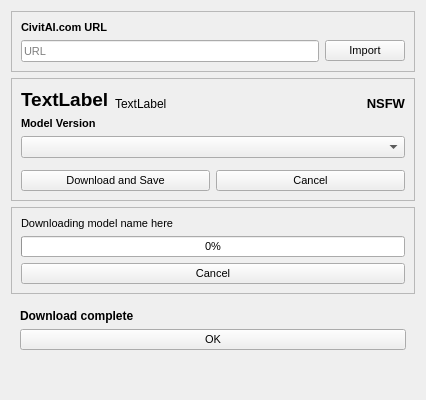
<?xml version="1.0" encoding="UTF-8"?>
<ui version="4.0">
 <class>import_model_widget</class>
 <widget class="QWidget" name="import_model_widget">
  <property name="geometry">
   <rect>
    <x>0</x>
    <y>0</y>
    <width>426</width>
    <height>400</height>
   </rect>
  </property>
  <property name="windowTitle">
   <string>Form</string>
  </property>
  <layout class="QGridLayout" name="gridLayout_4">
   <item row="3" column="0">
    <widget class="QFrame" name="import_form">
     <property name="frameShape">
      <enum>QFrame::StyledPanel</enum>
     </property>
     <property name="frameShadow">
      <enum>QFrame::Raised</enum>
     </property>
     <layout class="QGridLayout" name="gridLayout_2">
      <item row="2" column="0">
       <widget class="QLineEdit" name="import_url">
        <property name="font">
         <font>
          <pointsize>8</pointsize>
         </font>
        </property>
        <property name="placeholderText">
         <string>URL</string>
        </property>
       </widget>
      </item>
      <item row="2" column="1">
       <widget class="QPushButton" name="import_button">
        <property name="font">
         <font>
          <pointsize>8</pointsize>
         </font>
        </property>
        <property name="text">
         <string>Import</string>
        </property>
       </widget>
      </item>
      <item row="1" column="0">
       <widget class="QLabel" name="url_label">
        <property name="font">
         <font>
          <pointsize>8</pointsize>
          <bold>true</bold>
         </font>
        </property>
        <property name="text">
         <string>CivitAI.com URL</string>
        </property>
       </widget>
      </item>
     </layout>
    </widget>
   </item>
   <item row="5" column="0">
    <widget class="QFrame" name="download_form">
     <property name="frameShape">
      <enum>QFrame::StyledPanel</enum>
     </property>
     <property name="frameShadow">
      <enum>QFrame::Raised</enum>
     </property>
     <layout class="QGridLayout" name="gridLayout">
      <item row="2" column="0">
       <widget class="QProgressBar" name="download_progress_bar">
        <property name="font">
         <font>
          <pointsize>8</pointsize>
         </font>
        </property>
        <property name="value">
         <number>0</number>
        </property>
       </widget>
      </item>
      <item row="0" column="0">
       <widget class="QLabel" name="downloading_label">
        <property name="font">
         <font>
          <pointsize>8</pointsize>
         </font>
        </property>
        <property name="text">
         <string>Downloading model name here</string>
        </property>
       </widget>
      </item>
      <item row="3" column="0">
       <widget class="QPushButton" name="cancel_download_button">
        <property name="font">
         <font>
          <pointsize>8</pointsize>
         </font>
        </property>
        <property name="text">
         <string>Cancel</string>
        </property>
       </widget>
      </item>
     </layout>
    </widget>
   </item>
   <item row="4" column="0">
    <widget class="QFrame" name="model_select_form">
     <property name="frameShape">
      <enum>QFrame::StyledPanel</enum>
     </property>
     <property name="frameShadow">
      <enum>QFrame::Raised</enum>
     </property>
     <layout class="QGridLayout" name="gridLayout_3">
      <item row="3" column="0">
       <widget class="QPushButton" name="download_button">
        <property name="font">
         <font>
          <pointsize>8</pointsize>
         </font>
        </property>
        <property name="text">
         <string>Download and Save</string>
        </property>
       </widget>
      </item>
      <item row="3" column="1">
       <widget class="QPushButton" name="cancel_download_save_button">
        <property name="font">
         <font>
          <pointsize>8</pointsize>
         </font>
        </property>
        <property name="text">
         <string>Cancel</string>
        </property>
       </widget>
      </item>
      <item row="1" column="0" colspan="2">
       <layout class="QVBoxLayout" name="verticalLayout">
        <item>
         <widget class="QLabel" name="model_version_label">
          <property name="font">
           <font>
            <pointsize>8</pointsize>
            <bold>true</bold>
           </font>
          </property>
          <property name="text">
           <string>Model Version</string>
          </property>
         </widget>
        </item>
        <item>
         <widget class="QComboBox" name="model_choices">
          <property name="font">
           <font>
            <pointsize>8</pointsize>
           </font>
          </property>
         </widget>
        </item>
       </layout>
      </item>
      <item row="0" column="0" colspan="2">
       <layout class="QHBoxLayout" name="horizontalLayout">
        <item>
         <widget class="QLabel" name="name">
          <property name="font">
           <font>
            <pointsize>14</pointsize>
            <bold>true</bold>
           </font>
          </property>
          <property name="text">
           <string>TextLabel</string>
          </property>
          <property name="alignment">
           <set>Qt::AlignBottom|Qt::AlignLeading|Qt::AlignLeft</set>
          </property>
          <property name="wordWrap">
           <bool>true</bool>
          </property>
         </widget>
        </item>
        <item>
         <widget class="QLabel" name="creator">
          <property name="text">
           <string>TextLabel</string>
          </property>
          <property name="alignment">
           <set>Qt::AlignBottom|Qt::AlignLeading|Qt::AlignLeft</set>
          </property>
         </widget>
        </item>
        <item>
         <spacer name="horizontalSpacer">
          <property name="orientation">
           <enum>Qt::Horizontal</enum>
          </property>
          <property name="sizeHint" stdset="0">
           <size>
            <width>40</width>
            <height>20</height>
           </size>
          </property>
         </spacer>
        </item>
        <item>
         <widget class="QLabel" name="nsfw_label">
          <property name="font">
           <font>
            <pointsize>10</pointsize>
            <italic>false</italic>
            <bold>true</bold>
           </font>
          </property>
          <property name="text">
           <string>NSFW</string>
          </property>
          <property name="alignment">
           <set>Qt::AlignBottom|Qt::AlignRight|Qt::AlignTrailing</set>
          </property>
         </widget>
        </item>
       </layout>
      </item>
      <item row="2" column="0" colspan="2">
       <layout class="QGridLayout" name="gridLayout_5">
        <item row="0" column="0">
         <widget class="ModelFormWidget" name="model_form" native="true"/>
        </item>
       </layout>
      </item>
     </layout>
    </widget>
   </item>
   <item row="8" column="0">
    <spacer name="verticalSpacer">
     <property name="orientation">
      <enum>Qt::Vertical</enum>
     </property>
     <property name="sizeHint" stdset="0">
      <size>
       <width>20</width>
       <height>40</height>
      </size>
     </property>
    </spacer>
   </item>
   <item row="7" column="0">
    <widget class="QWidget" name="download_complete_form" native="true">
     <layout class="QGridLayout" name="download_complete">
      <item row="0" column="0">
       <widget class="QLabel" name="label">
        <property name="font">
         <font>
          <bold>true</bold>
         </font>
        </property>
        <property name="text">
         <string>Download complete</string>
        </property>
       </widget>
      </item>
      <item row="1" column="0">
       <widget class="QPushButton" name="pushButton">
        <property name="font">
         <font>
          <pointsize>8</pointsize>
         </font>
        </property>
        <property name="text">
         <string>OK</string>
        </property>
       </widget>
      </item>
     </layout>
    </widget>
   </item>
  </layout>
 </widget>
 <customwidgets>
  <customwidget>
   <class>ModelFormWidget</class>
   <extends>QWidget</extends>
   <header>airunner/widgets/model_manager/model_form_widget</header>
   <container>1</container>
  </customwidget>
 </customwidgets>
 <resources/>
 <connections>
  <connection>
   <sender>download_button</sender>
   <signal>clicked()</signal>
   <receiver>import_model_widget</receiver>
   <slot>action_clicked_button_download()</slot>
   <hints>
    <hint type="sourcelabel">
     <x>124</x>
     <y>193</y>
    </hint>
    <hint type="destinationlabel">
     <x>15</x>
     <y>0</y>
    </hint>
   </hints>
  </connection>
  <connection>
   <sender>cancel_download_save_button</sender>
   <signal>clicked()</signal>
   <receiver>import_model_widget</receiver>
   <slot>action_clicked_button_cancel()</slot>
   <hints>
    <hint type="sourcelabel">
     <x>235</x>
     <y>193</y>
    </hint>
    <hint type="destinationlabel">
     <x>64</x>
     <y>0</y>
    </hint>
   </hints>
  </connection>
  <connection>
   <sender>cancel_download_button</sender>
   <signal>clicked()</signal>
   <receiver>import_model_widget</receiver>
   <slot>action_clicked_button_cancel()</slot>
   <hints>
    <hint type="sourcelabel">
     <x>235</x>
     <y>285</y>
    </hint>
    <hint type="destinationlabel">
     <x>254</x>
     <y>2</y>
    </hint>
   </hints>
  </connection>
  <connection>
   <sender>import_button</sender>
   <signal>clicked()</signal>
   <receiver>import_model_widget</receiver>
   <slot>action_clicked_button_import()</slot>
   <hints>
    <hint type="sourcelabel">
     <x>235</x>
     <y>58</y>
    </hint>
    <hint type="destinationlabel">
     <x>254</x>
     <y>0</y>
    </hint>
   </hints>
  </connection>
  <connection>
   <sender>pushButton</sender>
   <signal>clicked()</signal>
   <receiver>import_model_widget</receiver>
   <slot>action_download_complete_continue()</slot>
   <hints>
    <hint type="sourcelabel">
     <x>108</x>
     <y>342</y>
    </hint>
    <hint type="destinationlabel">
     <x>40</x>
     <y>-12</y>
    </hint>
   </hints>
  </connection>
 </connections>
 <slots>
  <slot>action_clicked_button_import()</slot>
  <slot>action_clicked_button_download()</slot>
  <slot>action_clicked_button_cancel()</slot>
  <slot>action_download_complete_continue()</slot>
 </slots>
</ui>
